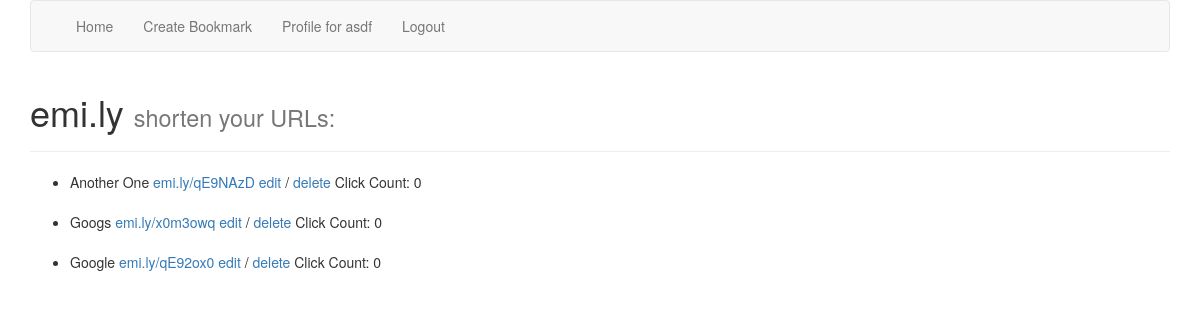
/accounts/profile/ (signed in), run on an earlier commit of the app's database.
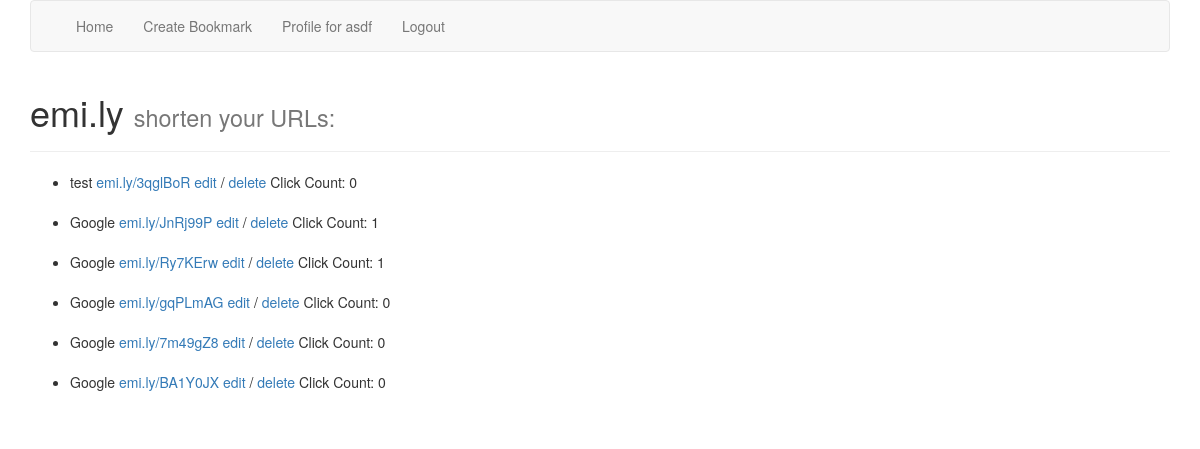
And on a later commit of the database.
### short_url_app/models.py (models this page shows)
class Bookmark(models.Model):
    user = models.ForeignKey(User)
    url = models.URLField()
    description = models.CharField(max_length=100)
    created = models.DateTimeField(auto_now_add=True)
    hashid = models.CharField(max_length=50)
    click_count = models.IntegerField(default=0)
    class Meta:
        ordering = ['-created']

### short_url_app/views.py (the view)
# urls.py: url(r'^accounts/profile/$', login_required(ProfileView.as_view()), name='profile_view'),
class ProfileView(ListView):
    template_name = "profile.html"
    model = Bookmark
    def get_queryset(self):
        return Bookmark.objects.filter(user=self.request.user)

### templates/profile.html
{% extends "base.html" %}
{% block content %}
    <ul>
    {% for bookmark in object_list %}
    <li>
        {{ bookmark.description }}
         <span><a href="{% url 'redirect_view' bookmark.hashid %}">emi.ly/{{ bookmark.hashid }}</a></span>
        <span><a href="{% url 'update_view' pk=bookmark.id %}">edit</a> /</span>
        <span><a href="{% url 'delete_view' pk=bookmark.id %}">delete</a></span>
        <span>Click Count: {{ bookmark.click_count }}</span>
    </li>
    {% endfor %}
</ul>
{% endblock %}

### templates/base.html (shortened to what this page needs)
{% load staticfiles %}
<!DOCTYPE html>
<html lang="en">
<head>
    <link rel="stylesheet" href="{% static 'short_url_app/bootstrap-3.3.6-dist/css/bootstrap.min.css' %}">
    <link rel="stylesheet" href="{% static 'short_url_app/main.css' %}">
</head>
<body>
<div class="container">
<nav class="navbar navbar-default">
  <div class="container-fluid">
    <div class="collapse navbar-collapse" id="bs-example-navbar-collapse-1">
      <ul class="nav navbar-nav">
          {% if request.user.is_authenticated %}
            <li><a href="{% url 'index_view' %}">Home</a></li>
            <li><a href="{% url 'create_bookmark_view' %}">Create Bookmark</a></li>
            <li><a href="{% url 'profile_view' %}">Profile for {{ user }}</a></li>
            <li><a href="{% url 'logout_view' %}?next={% url 'login_view' %}">Logout</a></li>
          {% else %}
            <li><a href="{% url 'create_user_view' %}">Create An Account</a></li>
            <li><a href="{% url 'login_view' %}">Login</a></li>
          {% endif %}
      </ul>
    </div>
  </div>
</nav>
{% block header %}
    <div class="page-header">
    <h1>emi.ly <small>shorten your URLs: </small></h1>
    </div>
{% endblock %}
{% block content %}{% endblock %}
</div>

What changed in the data, as far as the page shows it:
removed Bookmark: description "Another One", hashid "qE9NAzD", click_count "0"
removed Bookmark: description "Googs", hashid "x0m3owq", click_count "0"
removed Bookmark: description "Google", hashid "qE92ox0", click_count "0"
added Bookmark: description "test", hashid "3qglBoR", click_count "0"
added Bookmark: description "Google", hashid "JnRj99P", click_count "1"
added Bookmark: description "Google", hashid "Ry7KErw", click_count "1"
added Bookmark: description "Google", hashid "gqPLmAG", click_count "0"
added Bookmark: description "Google", hashid "7m49gZ8", click_count "0"
added Bookmark: description "Google", hashid "BA1Y0JX", click_count "0"
